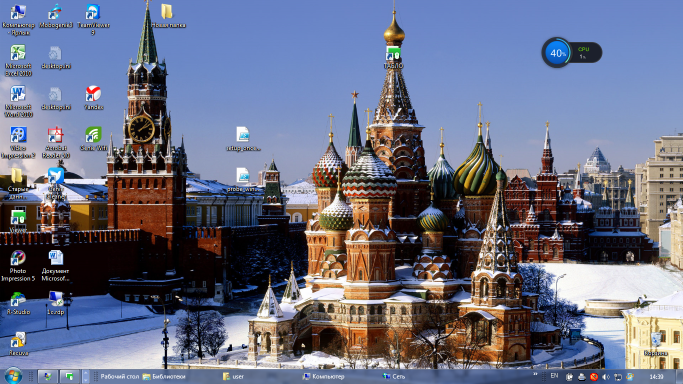
#> input picture board.png, 1366 x 768 px, found by its file name (shown at 1/2 size); its folder holds 3 pictures in this run
$ python recognize.py board.png out/board.json out/debug.png
#> lines starting #> are read from the running program, lines starting #| are printed output that depends on the picture
#!/usr/bin/env python3
# -*- coding: utf-8 -*-
"""
Распознаёт табло со скриншота и складывает результат в board.json.
Запускается на GitHub Actions (Ubuntu), поэтому кириллица здесь безопасна.

Использование:
    python recognize.py board.png out/board.json out/debug.png
"""

import hashlib
import json
import os
import re
import sys
import time
import difflib

import numpy as np
from PIL import Image, ImageDraw, ImageFilter
import pytesseract

# Положение таблицы не задаётся числами: окно RMS съезжает между снимками,
# поэтому панели, верх таблицы и шаг строки ищутся заново каждый раз.

# границы колонок внутри строки - долей от ширины панели
COL_NUM  = (0.006, 0.093)
COL_NAME = (0.086, 0.759)
COL_CAT  = (0.762, 0.991)

# известные категории - результат распознавания подгоняется к ближайшей.
# AFF бывает уровней 1-7 плюс дефисные "AFF 8-1" и "AFF 8-2".
KNOWN_CATS = [
    "Спортивный", "ФВ", "Совершенствование", "RW", "CP",
    # групповые прыжки: на табло пишут "SPL 7-way" и "SPL Tanay".
    # Без них строки уходили в сырой текст и один и тот же прыжок
    # показывался то как "SPL T-way", то как "SPL нау:".
    "SPL Tanay",
    "AFF 1", "AFF 2", "AFF 3", "AFF 4", "AFF 5", "AFF 6", "AFF 7",
    "AFF 8-1", "AFF 8-2",
]
# тандемы: ТМ3000/ТМ4000 и «хлопковые» ХК, вес 90-120
for _mark in ("ТМ3000", "ТМ4000"):
    for _w in ("90", "100", "110", "120"):
        KNOWN_CATS.append("%s %s" % (_mark, _w))
for _mark in ("ХК ТМ3", "ХК ТМ4"):
    for _w in ("90", "100", "110", "120"):
        KNOWN_CATS.append("%s %s" % (_mark, _w))
# групповая акробатика: размер группы бывает разный
for _n in (2, 3, 4, 5, 6, 7, 8, 9, 10, 12, 16, 20):
    KNOWN_CATS.append("SPL %d-way" % _n)

# латинские двойники кириллицы + частые ошибки распознавания цифр:
# S - это криво прочитанная 3, $ - это 9
LAT2CYR = str.maketrans({
    "A": "А", "B": "В", "C": "С", "E": "Е", "H": "Н", "K": "К", "M": "М",
    "O": "О", "P": "Р", "T": "Т", "X": "Х", "Y": "У", "S": "3", "$": "9",
})

# буквы, неотличимые от цифр на этом шрифте, приводим к цифрам.
# Применяется и к распознанному, и к эталонам (см. CAT_CANON ниже),
# поэтому сравнение остаётся честным.
CYR2DIGIT = str.maketrans({
    "О": "0", "З": "3", "Б": "6", "В": "8", "Ч": "4", "І": "1",
})


def canon_cat(text):
    """Сжимает категорию до канонического вида для сравнения."""
    t = (text or "").upper().translate(LAT2CYR).translate(CYR2DIGIT)
    return re.sub(r"[^А-ЯЁ0-9]", "", t)


# те же категории в каноническом виде - для сравнения с распознанным,
# у которого пробелы и похожие буквы гуляют как попало.
# AFF-категории сюда не входят: у них отдельный разбор по буквам.
CAT_CANON = {canon_cat(c): c for c in KNOWN_CATS if not c.startswith("AFF")}
CAT_CANON["ФЕ"] = "ФВ"   # Е вместо В - частая ошибка на этом шрифте

# Борта аэродрома и число мест. Вместимость всё равно меряется по табло
# (сколько строк закрашено зелёным), таблица нужна как подстраховка, когда
# борт только что отправлен и зелёных строк уже нет.
# Ан-2 - уточнить: бывает 10 или 12, пока берём по табло.
AIRCRAFT = [
    ("Л-410", ["Л-410", "Л410", "L-410", "L410"], 18),
    ("Ан-2",  ["Ан-2", "Ан2", "AH-2", "AN-2"],    None),
    ("Ми-2",  ["Ми-2", "Ми2", "MU-2", "MN-2"],    7),
    ("Ми-8",  ["Ми-8", "Ми8", "MU-8", "MN-8"],    18),
]

TESS_RU = "--oem 1 --psm 7 -l rus"
TESS_MIX = "--oem 1 --psm 7 -l rus+eng"
TESS_MIX8 = "--oem 1 --psm 8 -l rus+eng"
# Отдельный проход только латиницей - для иностранных фамилий.
# Смешанный rus+eng тут не годится: модель всё равно тянет в кириллицу.
TESS_EN = "--oem 1 --psm 7 -l eng"

SAMPLES = []   # образцы ячеек для отладочной картинки


# [149 lines left out: functions prep, ocr, ocr_with_conf, ocr_best, not called in this run]


# Имена и отчества - закрытые словари, распознанное подгоняется к ближайшему.
# Фамилии не трогаем: их список открытый, а уведомления всё равно сверяют
# фамилию с допуском на ошибки распознавания.
MALE_NAMES = [
    "Александр", "Алексей", "Альберт", "Анатолий", "Андрей", "Антон",
    "Аркадий", "Арсений", "Артём", "Артем", "Артур", "Богдан", "Борис",
    "Вадим", "Валентин", "Валерий", "Василий", "Виктор", "Виталий",
    "Владимир", "Владислав", "Всеволод", "Вячеслав", "Геннадий", "Георгий",
    "Герман", "Глеб", "Григорий", "Давид", "Дамир", "Даниил", "Данил",
    "Данила", "Денис", "Дмитрий", "Евгений", "Егор", "Иван", "Игорь",
    "Ильдар", "Илья", "Камиль", "Кирилл", "Константин", "Лев", "Леонид",
    "Максим", "Марат", "Марк", "Матвей", "Михаил", "Никита", "Николай",
    "Олег", "Павел", "Пётр", "Петр", "Равиль", "Рамиль", "Ренат", "Ринат",
    "Роберт", "Родион", "Роман", "Руслан", "Рустам", "Савелий", "Семён",
    "Семен", "Сергей", "Станислав", "Степан", "Тарас", "Тимофей", "Тимур",
    "Фёдор", "Федор", "Эдуард", "Эмиль", "Юрий", "Ян", "Ярослав",
]

FEMALE_NAMES = [
    "Аделина", "Александра", "Алина", "Алла", "Анастасия", "Анна", "Арина",
    "Валентина", "Валерия", "Варвара", "Вера", "Вероника", "Виктория",
    "Галина", "Дарья", "Диана", "Евгения", "Екатерина", "Елена", "Елизавета",
    "Жанна", "Инна", "Ирина", "Карина", "Кристина", "Ксения", "Лариса",
    "Лидия", "Любовь", "Людмила", "Маргарита", "Марина", "Мария", "Милана",
    "Надежда", "Наталья", "Наталия", "Нина", "Оксана", "Ольга", "Полина",
    "Светлана", "Софья", "София", "Тамара", "Татьяна", "Ульяна", "Эльвира",
    "Юлия", "Яна",
]

FIRST_NAMES = MALE_NAMES + FEMALE_NAMES

# Стафф аэродрома: выделяются на странице другим цветом. Заодно это
# словарь фамилий: распознанное подгоняется к нему, поэтому у стаффа
# фамилии всегда выходят без опечаток.
STAFF = [
    "Башмаков Иван", "Воробьев Вячеслав", "Калинин Александр",
    "Ковган Сергей", "Костюков Роман", "Моисеенко Алексей",
    "Памятных Ринат", "Панченко Станислав", "Пахомов Антон",
    "Пометелин Дмитрий", "Сорока Виктор", "Толстов Анатолий",
    "Трофимов Сергей", "Тырышкин Ярослав", "Шнуров Максим",
    "Ерофеев Алексей", "Капралов Евгений", "Колпаков Дмитрий",
    "Мышкевич Сергей", "Павлов Александр", "Титков Сергей",
    "Трофимова Ирина", "Ярмонов Сергей",
]


# [67 lines left out: functions match_staff, guess_gender, fix_first_name, not called in this run]

# "AFF" при распознавании кириллицей превращается в "АРЕ", "ВЕЕ" и т.п.:
# буква F не входит в алфавит и заменяется похожей по начертанию.
# "АФФ" на табло - легальная отдельная пометка, Ф в набор не входит.
AFF_A = "AАДВ"
AFF_F = "FРЕГТ"


# [4 lines left out: function looks_like_aff, not called in this run]


VOWELS = "аеёиоуыэюя"


# [188 lines left out: functions fix_surname, reconcile_names, update_history, update_stats, not called in this run]


# "SPL 7-way" и "SPL Tanay" отличаются одним слогом, и общий нечёткий поиск
# их путает: "T-way" ближе к "Tanay", чем к "7-way". Поэтому разбираем хвост
# после SPL руками. Дефис есть только у групповых ("7-way", "T-way", "f-way"),
# а "Tanay" начинается с Т - этого хватает, чтобы развести все прочтения.
SPL_HEAD = re.compile(r"^\s*[S3$5ЅЗ]\s*[PР]\s*[LI1|]\s*(.*)$", re.I | re.S)


# [49 lines left out: functions normalize_spl, detect_aircraft, not called in this run]


# Постоянная подпись внизу табло - это не сообщение диспетчера, а легенда.
# Без этой проверки она вылезала в приложении красной плашкой.
STATIC_MSG = re.compile(r"^\s*КАТЕГОРИ", re.I)

# Водяной знак Windows в правом нижнем углу экрана попадает в ту же полосу,
# где диспетчер пишет объявление. Читается он всегда криво ("AkTHeauwa
# Windows"), поэтому ловим не по точному тексту, а по похожести.
WATERMARK = ("активация windows", "activate windows",
             "чтобы активировать windows", "go to settings to activate")


# [107 lines left out: functions looks_watermark, read_message, clean_message, mostly_latin, looks_garbled, normalize_name, not called in this run]


# восстановление цифр, прочитанных как буквы: "АРЕТ" - это "AFF 7"
DIGIT_FIX = {"О": "0", "о": "0", "O": "0", "o": "0", "З": "3", "з": "3",
             "Б": "6", "б": "6", "В": "8", "в": "8", "Т": "7",
             "І": "1", "I": "1", "l": "1", "S": "5", "s": "5"}

# В числе готовности к тем же ошибкам добавляются палочки: семёрку на этом
# шрифте нередко читает как "/", единицу - как "|".
READY_DIGITS = dict(DIGIT_FIX)
READY_DIGITS.update({"/": "7", "\\": "7", "|": "1", "!": "1", "]": "1"})

READY_RE = re.compile(r"(готов\w*\s+)(\S{1,3})(\s*мин)", re.I)


# Номер взлёта в заголовке: "7 взлет Л-410". Иногда цифра читается как
# скобка или палочка ("{ взлет"), и тогда номер теряется целиком - а на нём
# держатся уведомления, книжка прыжков и память о свёрнутых списках.
LOAD_HEAD = re.compile(r"^(\s*)(\S{1,3})(\s*взл)", re.I)


# [86 lines left out: functions load_number, fix_load_numbers, drop_duplicate_loads, fix_ready_minutes, not called in this run]


DEPARTED = "ОТПРАВЛЕН"


# [154 lines left out: functions fix_departed, fix_work_until, fix_takeoff_word, normalize_category, ocr_category, not called in this run]


# короткие подписи для страницы: колонка узкая, длинные слова её распирают
SHORT_CATS = {
    "Спортивный": "Спорт",
    "Совершенствование": "Соверш.",
}


# [45 lines left out: functions short_category, pick_category, not called in this run]


def _common_color(block):
    flat = block.reshape(-1, 3)
    colors, counts = np.unique(flat, axis=0, return_counts=True)
    return colors[counts.argmax()]


def not_background(arr):
    """Маска "это не фон табло".

    Цвет фона берём с боковых полей - узких полосок вдоль левого и правого
    края экрана. Таблицы до края никогда не доходят, поэтому там оранжевый
    при любой раскладке табло.

    Раньше фон искали в нижней трети экрана. Пока таблиц было четыре, там
    было пустое оранжевое поле. Когда табло стало показывать восемь, туда
    попал второй ряд таблиц - и самым частым цветом мог оказаться чёрный.
    Тогда маска переворачивалась: фоном считались сами таблицы, и дальше
    не находилось ничего.

    Верх и низ картинки в расчёт не берём: там заголовок окна и панель
    задач Windows, они не имеют отношения к табло.
    """
    h, w = arr.shape[0], arr.shape[1]
    edge = max(3, int(w * 0.01))
    y0, y1 = int(h * 0.05), int(h * 0.88)
    ring = np.concatenate([
        arr[y0:y1, :edge, :].reshape(-1, 3),
        arr[y0:y1, w - edge:, :].reshape(-1, 3),
    ])
    bg = _common_color(ring)
    mask = np.abs(arr - bg).sum(axis=2) > 90

    # Подстраховка: если поля вдруг оказались нетипичными (другое
    # разрешение, окно не на весь экран), маска выйдет вырожденной -
    # почти всё фон или почти ничего. Тогда возвращаемся к старому способу.
    share = mask.mean()
    if share < 0.05 or share > 0.90:
        bg = _common_color(arr[int(h * 0.60):int(h * 0.90), :, :])
        mask = np.abs(arr - bg).sum(axis=2) > 90
    return mask


def _ridge(lum, axis, gap=3, thr=55):
    """Маска тонких светлых линий.

    Пиксель считается линией, если он заметно светлее того, что лежит в
    трёх пикселях по обе стороны от него поперёк линии. Ровная заливка
    любого цвета даёт ноль, обычный перепад "фон - панель" тоже: там
    светлее только с одной стороны. Остаются именно линии - рамки таблиц
    и разделители строк.
    """
    up = np.roll(lum, gap, axis=axis)
    dn = np.roll(lum, -gap, axis=axis)
    m = (lum - np.maximum(up, dn)) > thr
    if axis == 0:
        m[:gap, :] = False
        m[-gap:, :] = False
    else:
        m[:, :gap] = False
        m[:, -gap:] = False
    return m


def _longest_true(row):
    """Длина самой длинной непрерывной цепочки True в строке."""
    if not row.any():
        return 0
    edges = np.flatnonzero(np.diff(np.concatenate(
        ([0], row.astype(np.int8), [0]))))
    return int((edges[1::2] - edges[0::2]).max())


# [29 lines left out: function _spans, not called in this run]


def _overlap(a, b):
    return max(0, min(a[1], b[1]) - max(a[0], b[0]))


def find_bands(arr):
    """Находит таблицы: сколько бы их ни было и какого бы цвета ни было табло.

    Раньше панели искали как чёрные прямоугольники на оранжевом поле. Но
    табло умеет показывать и восемь таблиц вместо четырёх, и в другой
    раскраске - на чёрном фоне. Тогда "чёрный прямоугольник на другом
    фоне" перестаёт существовать как признак, и не находилось ничего.

    Поэтому опираемся на то, что есть у таблицы при любой раскраске: она
    расчерчена линиями. Горизонтальные разделители строк дают колонки -
    по ширине таблиц; вертикальные рамки дают ряды - по высоте.

    Возвращает список (панели, верх, низ), сверху вниз.
    """
    lum = arr.sum(axis=2)
    H, W = lum.shape
    hor = _ridge(lum, 0)
    ver = _ridge(lum, 1)

    # строки, через которые проходит длинная горизонтальная линия:
    # это разделители строк и верх с низом таблиц
    need = max(120, W // 12)
    longrow = np.array([_longest_true(hor[y]) >= need for y in range(H)])

    # Боковые рамки таблиц: длинные вертикальные линии.
    cv = ver.sum(axis=0)
    lim = max(H * 0.18, cv.max() * 0.35)
    cand = []
    for x in range(W):
        if cv[x] <= lim:
            continue
        if cand and x - cand[-1][0] <= 4:
            if cv[x] > cand[-1][1]:
                cand[-1] = (x, cv[x])
        else:
            cand.append((x, cv[x]))
    # оставляем самые заметные линии: их и так немного, а перебор ниже
    # растёт как квадрат от их числа
    cand.sort(key=lambda c: -c[1])
    cand = sorted(c[0] for c in cand[:40])
    if len(cand) < 2:
        return []

    # Среди длинных линий есть и лишняя - черта после номера строки внутри
    # таблицы. Отсеиваем перебором: таблицы одной ширины и стоят с равным
    # шагом, поэтому подбираем ширину и промежуток так, чтобы получившаяся
    # решётка объяснила как можно больше найденных линий. Лишняя черта в
    # решётку не ложится и остаётся за бортом.
    near = np.zeros(W + 8, dtype=bool)
    for c in cand:
        near[max(0, c - 3):min(W, c + 4)] = True

    widths = sorted({b - a for i, a in enumerate(cand) for b in cand[i + 1:]
                     if b - a >= W // 12})
    best = None
    for w in widths:
        for x0 in cand:
            right = [x for x in cand if x > x0 + w + 2]
            g = (min(right) - (x0 + w)) if right else 14
            if not (2 <= g <= max(2, w // 3)):
                g = 14
            marks, x = [], x0
            while x - w - g >= 0:
                x -= w + g
            while x + w < W:
                marks += [x, x + w]
                x += w + g
            hits = sum(1 for m in marks if near[m])
            score = (hits, -w)
            if best is None or score > best[0]:
                best = (score, w, g, x0)
    if best is None:
        return []
    _, width, gap, anchor = best
    step = width + gap

    def snap(x):
        close = [b for b in cand if abs(b - x) <= 4]
        return min(close, key=lambda b: abs(b - x)) if close else x

    grid, x = [], anchor
    while x - step >= 0:
        x -= step
    while x + width < W:
        x0, x1 = snap(x), snap(x + width)
        if 0 <= x0 < x1 < W:
            grid.append((x0, x1))
        x += step
    if not grid:
        return []
    bx = cand

    # Ряды таблиц: по вертикали рамка идёт на всю высоту таблицы, а между
    # рядами обрывается. Разрывы от разделителей строк заклеиваем.
    seen = []
    for b in bx:
        seen.extend(_spans(ver[:, b], longrow))
    if not seen:
        return []
    # Собираем отрезки в ряды. Мерка - от короткого из двух: у одной и той
    # же таблицы рамки в разных колонках бывают разной длины, потому что
    # подсвеченные строки рвут линию. Раньше мерили от нового отрезка, и
    # короткий обрывок рядом с полным давал второй, лишний ряд - табло
    # показывало четыре взлёта, а приложение восемь.
    seen.sort()
    rows = [list(seen[0])]
    for s in seen[1:]:
        cur = rows[-1]
        shorter = min(cur[1] - cur[0], s[1] - s[0])
        if _overlap(cur, s) > shorter * 0.5:
            cur[0] = min(cur[0], s[0])
            cur[1] = max(cur[1], s[1])
        else:
            rows.append(list(s))
    # В ряду обязаны быть разделители строк - иначе это не таблицы.
    rows = [r for r in rows
            if r[1] - r[0] >= 40 and longrow[r[0]:r[1] + 1].sum() >= 3]

    out = []
    for (top, bottom) in rows:
        band, panels = (top, bottom), []
        for (x0, x1) in grid:
            # Рамку считаем на месте, если она закрывает большую часть
            # высоты ряда. Целиком она бывает редко: её рвут разделители
            # строк и подсветка, поэтому складываем все куски.
            best = 0
            for xx in (x0, x1):
                cov = sum(_overlap(s, band)
                          for s in _spans(ver[:, xx], longrow, least=20))
                best = max(best, cov)
            if best > (bottom - top) * 0.4:
                panels.append((x0, x1))
        if not panels:
            continue
        # В ряду должна быть хоть одна расчерченная таблица - иначе это
        # не таблицы, а случайные длинные линии на экране.
        lines = sum(1 for y in range(top, min(bottom, H))
                    if _longest_true(hor[y, panels[0][0]:panels[-1][1]]) >= width * 0.5)
        if lines < 3:
            continue
        out.append((panels, top, bottom + 1))
    out.sort(key=lambda b: b[1])
    return out


# [65 lines left out: functions fit_grid, classify_row, not called in this run]


# Кэш распознанных ячеек.
#
# Между соседними кадрами табло меняется на одну-две строки, а шрифт на нём
# пиксель в пиксель одинаковый. Значит одну и ту же строку незачем распознавать
# заново: ключ - хэш самих пикселей, значение - что из них вышло. Дороже всего
# именно tesseract, поэтому кэшируется только он; сверка фамилий по истории
# и отсев шума считаются каждый раз заново.
#
# Версию нужно поднимать при любой правке разбора - иначе старые записи
# продолжат отдавать результат по прежним правилам.
# 2 - уточнён разбор SPL: короткие "Тау", "Рау", "нау" - это искажённое
#     "way", а не "Tanay". Записи, сделанные по прежнему правилу, нужно
#     перечитать, поэтому версия поднята.
# 3 - расширено опознание латинских фамилий: ловим не только "АБЧиБай",
#     но и "АБЧИБай". Старые записи с кашей вместо имени надо перечитать.
# 4 - кэш разделён на две части: имя и категория запоминаются порознь.
#     Раньше строка бралась из кэша, только если совпали обе ячейки сразу,
#     и одна испорченная категория заставляла заново читать и фамилию.
# 5 - ключ кэша считается по самим буквам, а не по вырезанному куску
#     картинки: сдвиг табло на пиксель больше не обесценивает кэш.
CACHE_VER = 5
# Ветка ocr каждый раз пересоздаётся и уходит force-push'ем, истории коммитов
# у неё нет - но файл летит по сети на каждом прогоне, поэтому держим его
# небольшим: полутора тысяч строк хватает на несколько прыжковых дней.
CACHE_LIMIT = 1500
# Имена и категории кэшируются отдельно.
#
# Ячейка категории на табло повторяется постоянно: "Спортивный" у половины
# строк нарисован пиксель в пиксель одинаково. Общий ключ на две ячейки
# всё это обесценивал - стоило поменяться фамилии, и категория читалась
# заново, а на неё уходит до четырёх прогонов распознавания из шести.
CELL_CACHE = {}       # ячейка с фамилией -> [имя, свой, уверенность, служебная]
CAT_CACHE = {}        # ячейка с категорией -> [категория, как прочиталось]


# [35 lines left out: function _cell_hash, not called in this run]


def name_key(name_cell):
    return _cell_hash(name_cell, b"n")


def cat_key(cat_cell):
    return _cell_hash(cat_cell, b"c")


# Ниже этого порога распознаванию верить нельзя: именно так в кэш попали
# "Шумейючн Максим" и "ФИНАЛАХ АААЛЛАС" - и остались бы там навсегда.
# Неуверенные строки перечитываем каждый раз: сверка по истории вытянет их.
CACHE_MIN_CONF = 60.0


# [76 lines left out: functions name_cacheable, recognize_row, not called in this run]


def main():
    """Обёртка. Если разбор упадёт, всё равно пишем board.json.

    Сборка публикует табло только когда скрипт завершился без ошибки.
    Значит любое падение здесь замораживает страницу на последнем удачном
    прогоне - снаружи это выглядит как "приложение перестало обновляться",
    и понять причину нельзя. Поэтому ошибку записываем в сам board.json.
    """
    try:
        run()
    except SystemExit:
        raise
    except Exception as e:
        import traceback
        traceback.print_exc()
        dst = sys.argv[2] if len(sys.argv) > 2 else "board.json"
        from datetime import datetime
        try:
            os.makedirs(os.path.dirname(dst) or ".", exist_ok=True)
            with open(dst, "w", encoding="utf-8") as f:
                json.dump({
                    "updated": datetime.utcnow().strftime("%Y-%m-%dT%H:%M:%SZ"),
                    "clock": "", "work_until": "", "message": "",
                    "loads": [], "status": "no_board",
                    "why": {"ошибка": "%s: %s" % (type(e).__name__, e)},
                }, f, ensure_ascii=False, indent=1)
        except Exception:
            pass


def run():
    t_start = time.time()
    src = sys.argv[1] if len(sys.argv) > 1 else "board.png"
    dst = sys.argv[2] if len(sys.argv) > 2 else "board.json"
    dbg = sys.argv[3] if len(sys.argv) > 3 else None
    hist_path = sys.argv[4] if len(sys.argv) > 4 else None
    stats_path = sys.argv[5] if len(sys.argv) > 5 else None

    # В history.json теперь два раздела: счётчики фамилий и кэш ячеек.
    # Старый формат (просто счётчики) читается как раньше.
    history = {}
    if hist_path and os.path.exists(hist_path):
        try:
            with open(hist_path, encoding="utf-8") as f:
                raw = json.load(f)
            names = raw.get("names") if isinstance(raw.get("names"), dict) else raw
            history = {str(k): float(v) for k, v in names.items()}
            if isinstance(raw, dict) and raw.get("cache_ver") == CACHE_VER:
                if isinstance(raw.get("cells"), dict):
                    CELL_CACHE.update(raw["cells"])
                if isinstance(raw.get("cats"), dict):
                    CAT_CACHE.update(raw["cats"])
        except Exception as e:
            sys.stderr.write("history load error: %s\n" % e)

    im = Image.open(src).convert("RGB")
    arr = np.array(im).astype(int)
    W, H = im.size

    result = {
        "updated": None,
        "source_size": [W, H],
        "clock": "",
        "work_until": "",
        "message": "",
        "loads": [],
        "status": "ok",
    }

    from datetime import datetime
    result["updated"] = datetime.utcnow().strftime("%Y-%m-%dT%H:%M:%SZ")

    # Разбор разметки не должен ронять весь прогон: если он сломается,
    # сборка молча перестанет публиковать табло, и снаружи это выглядит
    # как "приложение не обновляется". Лучше отдать пустой результат и
    # написать в нём, что именно упало.
    crash = None
    try:
        bands = find_bands(arr)
#> in find_bands, `lum = arr.sum(axis=2)`:
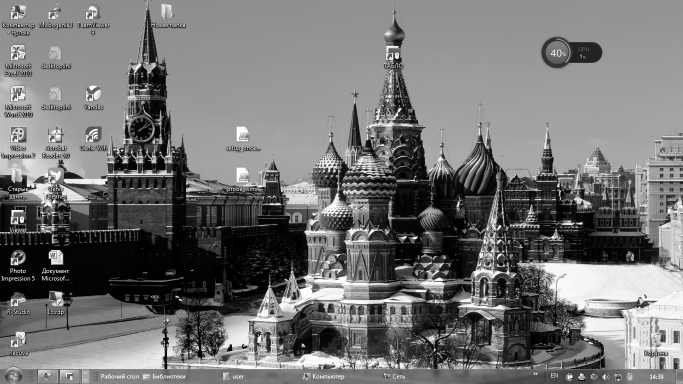
#> lum: shape (768, 1366) int64 (shown at 1/2 size); min 0, max 765, mean 348.1; drawn with min black and max white
#> in _ridge, `up = np.roll(lum, gap, axis=axis)`:
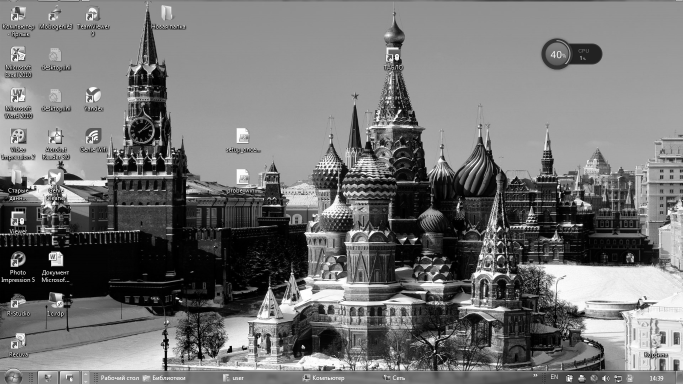
#> up: shape (768, 1366) int64 (shown at 1/2 size); min 0, max 765, mean 348.1; drawn with min black and max white
#> in _ridge, `dn = np.roll(lum, -gap, axis=axis)`:
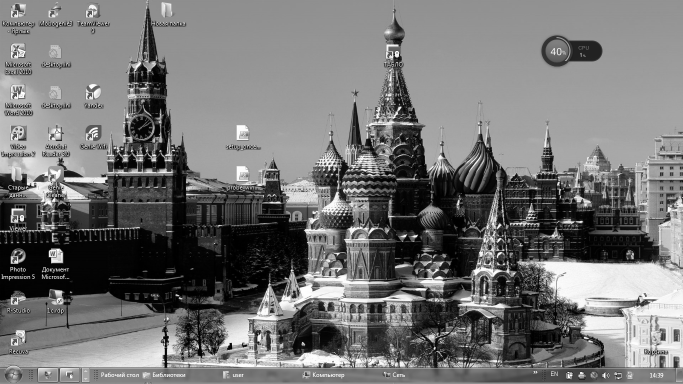
#> dn: shape (768, 1366) int64 (shown at 1/2 size); min 0, max 765, mean 348.1; drawn with min black and max white
#> (the rest of the program and of its run is left out)
